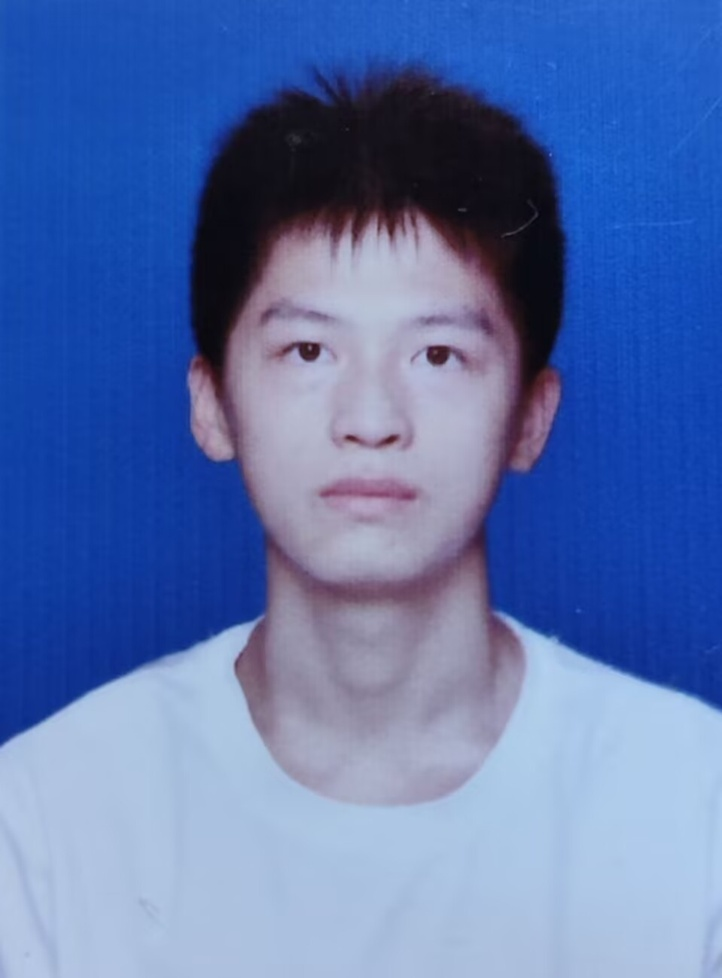
#> input picture 实验一/zmm.jpg, 722 x 978 px, shrunk from 959 x 1299 before the run
$ python 'Viola-Jones 算法.py'
#> lines starting #> are read from the running program, lines starting #| are printed output that depends on the picture; after the words box and inside, x2 and y2 are one past the last pixel; in counts of white or black regions, pixels touching at a corner belong together
import cv2
import os

# 创建结果保存目录
result_dir = "viola_jones_results"
if not os.path.exists(result_dir):
    os.makedirs(result_dir)

# 读取图像
image_path = "zmm.jpg"
image = cv2.imread(image_path)
#> image is the input picture: shape (978, 722, 3); mean B, G, R 173.4, 115, 89.6

# 转为灰度图
gray_image = cv2.cvtColor(image, cv2.COLOR_BGR2GRAY)
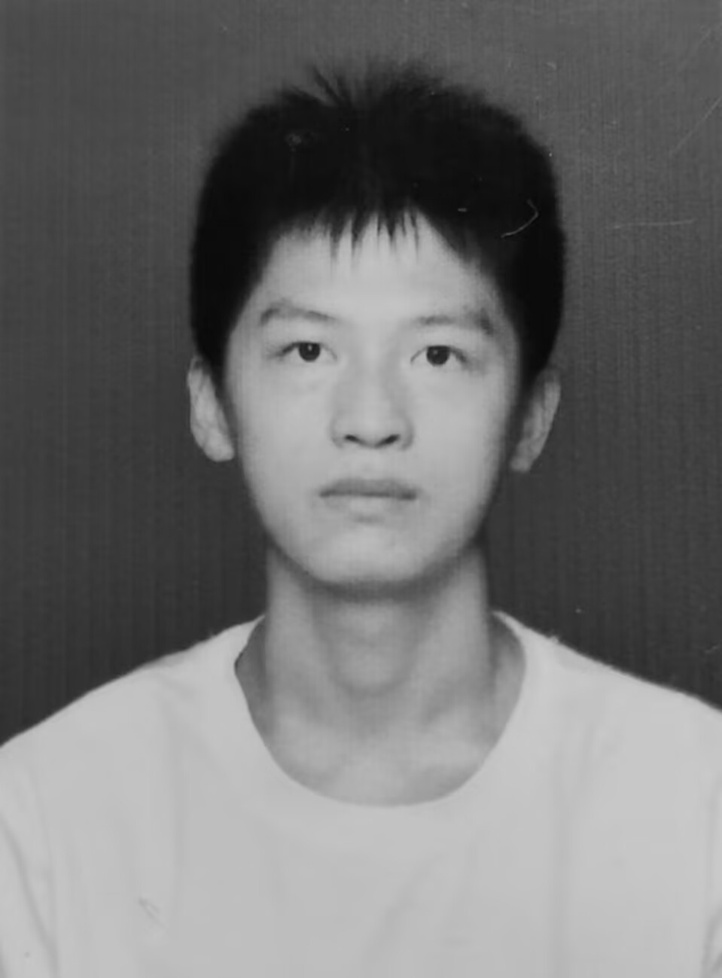
#> gray_image: shape (978, 722); min 6, max 204, mean 114.1

# 加载 OpenCV 提供的预训练 Haar 特征分类器，用于人脸检测
face_cascade = cv2.CascadeClassifier(cv2.data.haarcascades + "haarcascade_frontalface_default.xml")

# 使用 Viola-Jones 进行人脸检测
faces = face_cascade.detectMultiScale(gray_image, scaleFactor=1.1, minNeighbors=5, minSize=(30, 30))
#> faces = [[206, 227, 340, 340], [239, 503, 272, 272]]

# 标记检测到的人脸
for (x, y, w, h) in faces:
    cv2.rectangle(image, (x, y), (x + w, y + h), (255, 0, 0), 2)
#> this loop made 2 passes
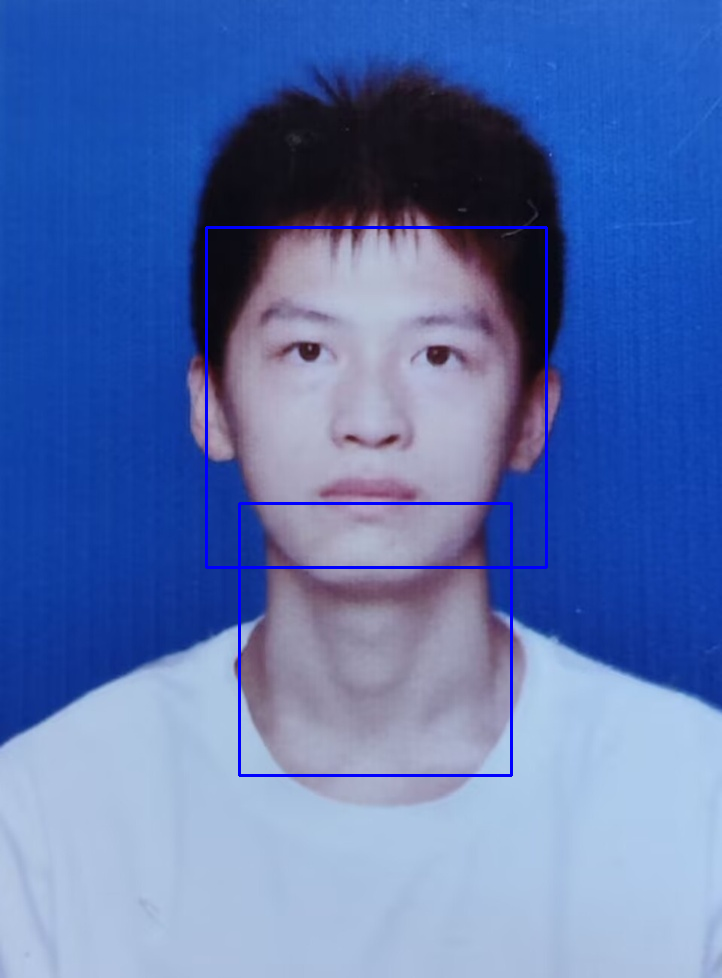
#> image: shape (978, 722, 3); 1.04% of pixels changed, all inside (x1, y1, x2, y2) = (205, 226, 548, 777)

# 保存结果
result_image_path = os.path.join(result_dir, "detected_faces.jpg")
cv2.imwrite(result_image_path, image)

# 显示检测结果
cv2.imshow("Detected Faces", image)
cv2.waitKey(0)
cv2.destroyAllWindows()

print(f"人脸检测完成，结果保存至：{result_image_path}")

$ run again, with 实验一/orange.jpg copied over 实验一/zmm.jpg
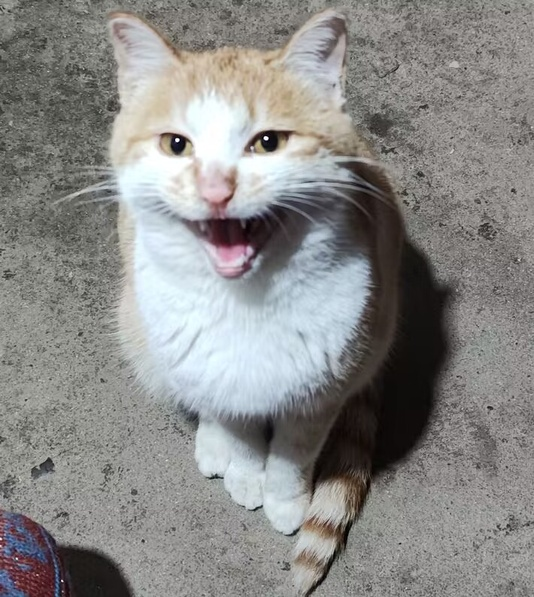
#> input picture 实验一/orange.jpg, 534 x 597 px, shrunk from 710 x 793 before the run
#> image is the input picture: shape (597, 534, 3); mean B, G, R 136.3, 138, 138.4
#> `gray_image = cv2.cvtColor(image, cv2.COLOR_BGR2GRAY)`:
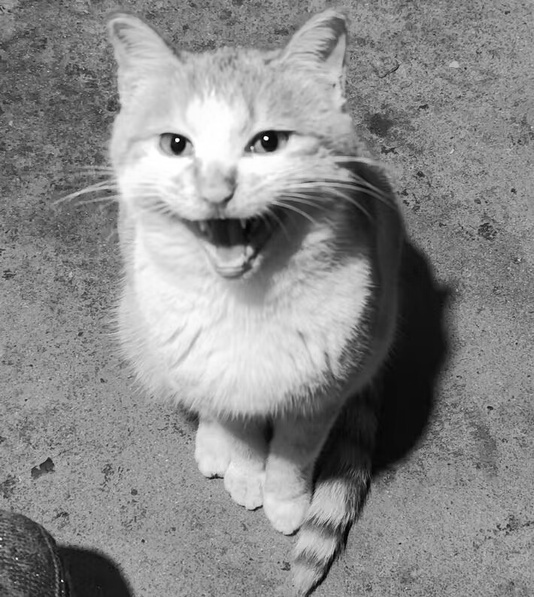
#> gray_image: shape (597, 534); min 0, max 255, mean 137.9
#> faces = ()
